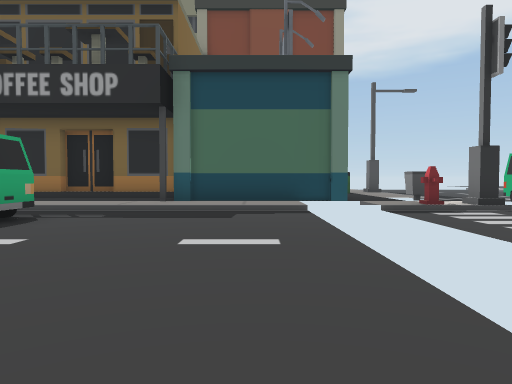
view 1 (above)

24 first-person views from a walk through a scene from a Unity 3-D project. The camera is 1.2 m above the floor, tilts 2° down and sees 70° across. The floor is counted in squares, 2 m on a side. Each view is taken from the middle of a square. On the plan, view 1 faces up. The plan holds only what a view shows up to about 10 squares ahead; the rest is blank. The place goes on beyond the plan.

view 2
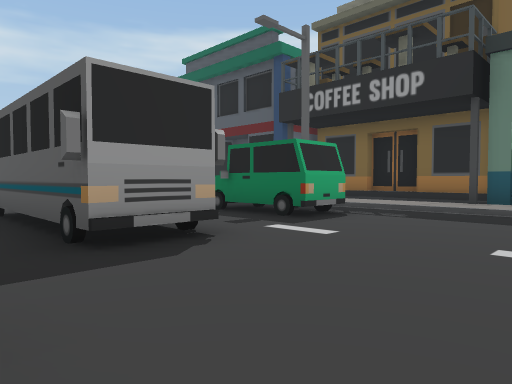

view 3
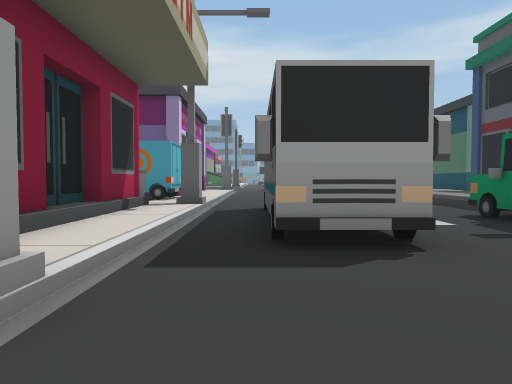

view 4
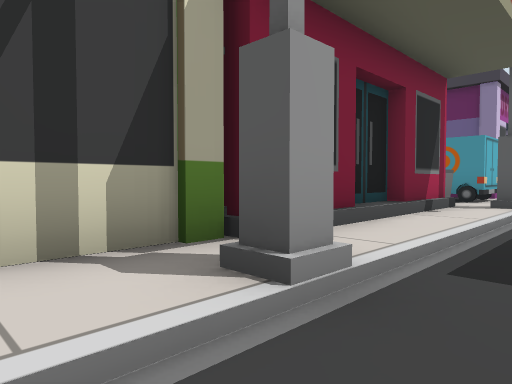

view 5
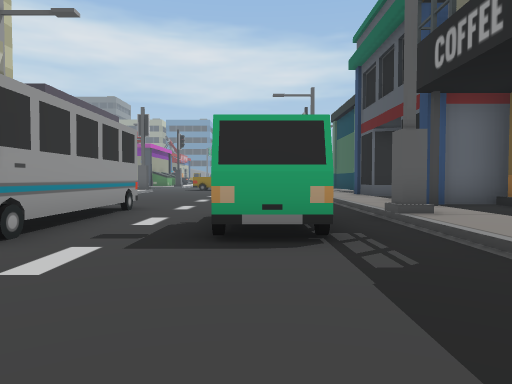

view 6
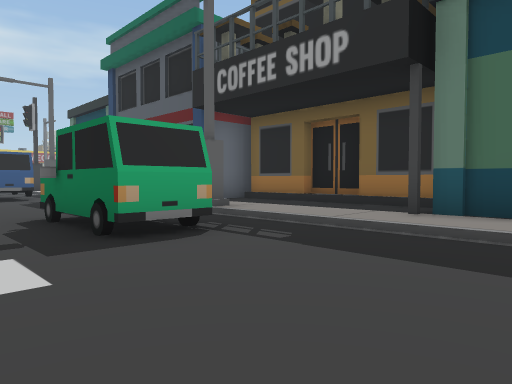

view 7
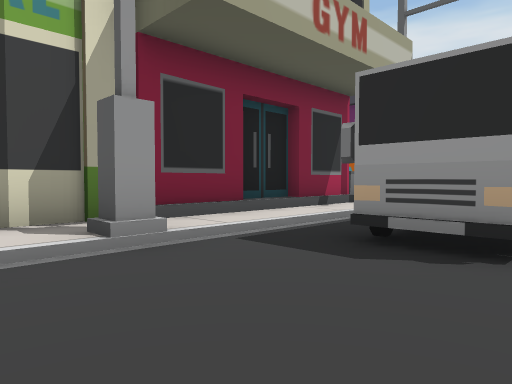

view 8
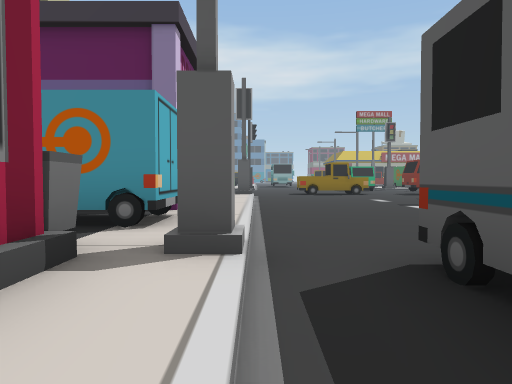

view 9
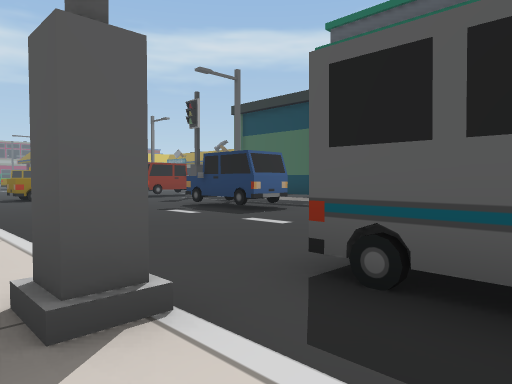

view 10
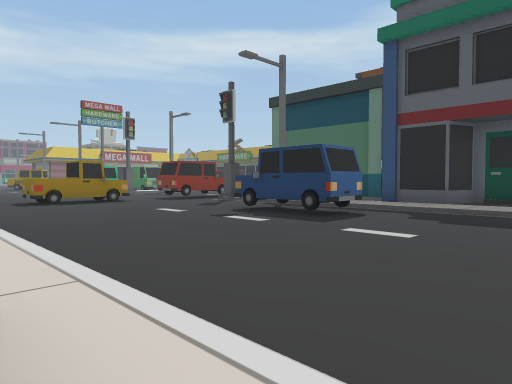

view 11
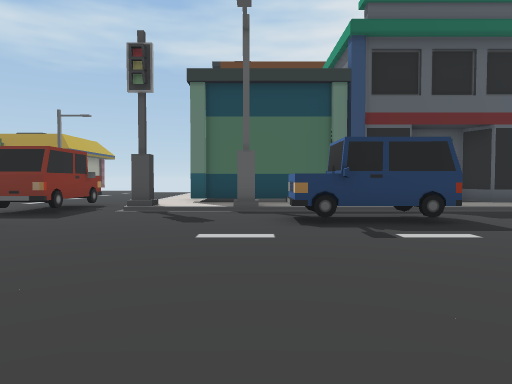

view 12
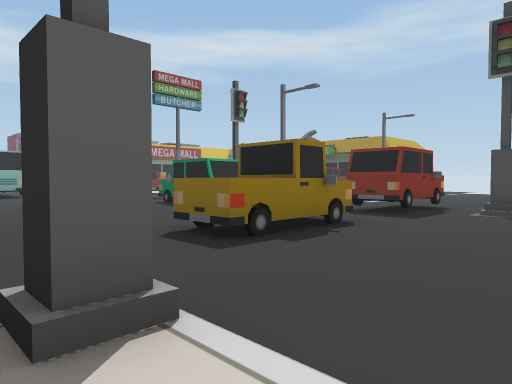

view 13
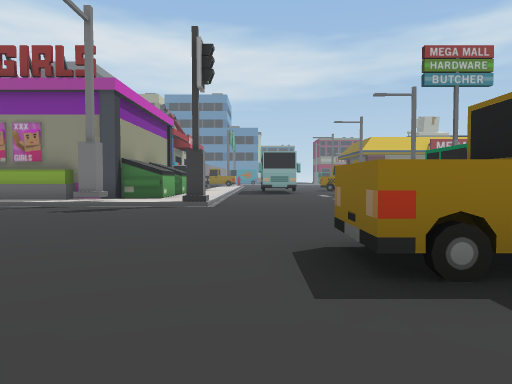

view 14
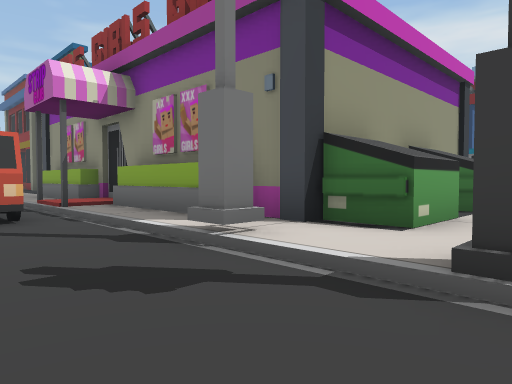

view 15
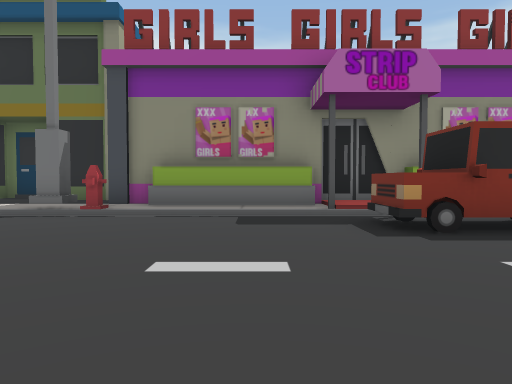

view 16
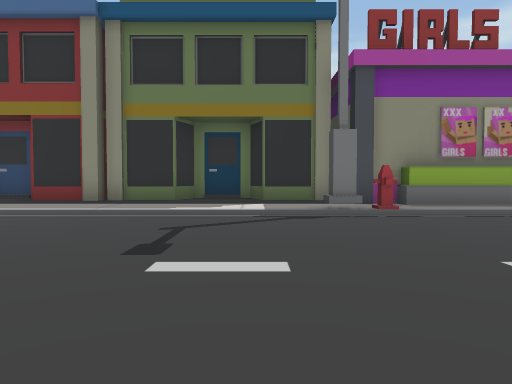

view 17
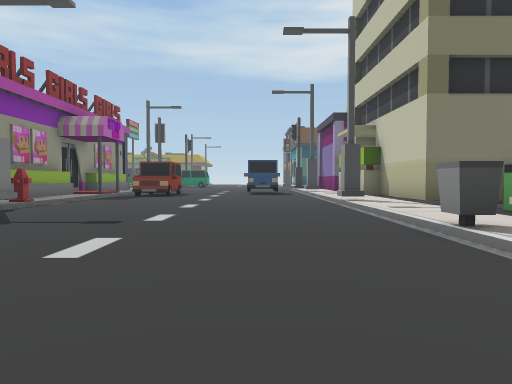

view 18
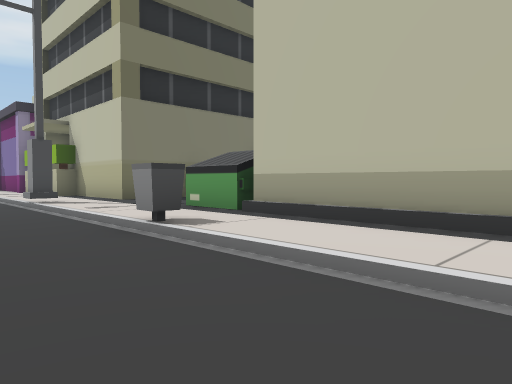

view 19
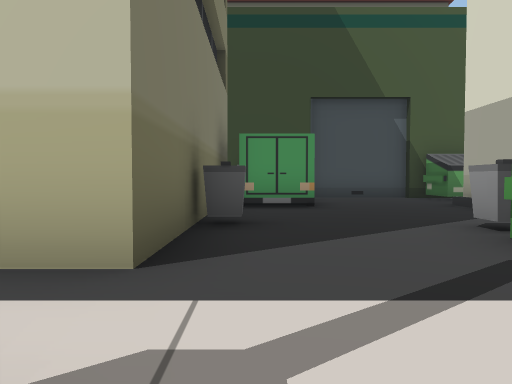

view 20
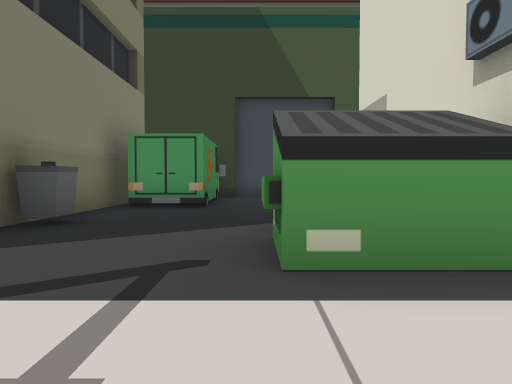

view 21
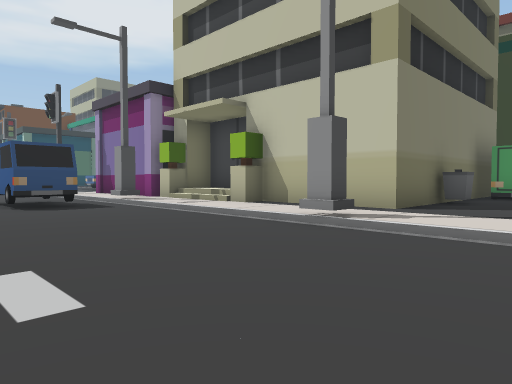

view 22
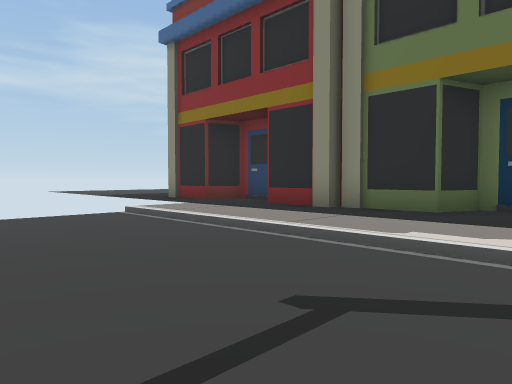

view 23
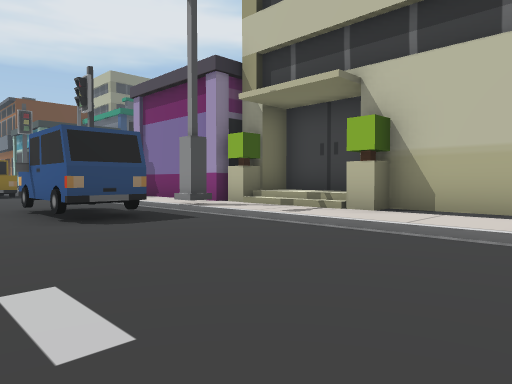

view 24
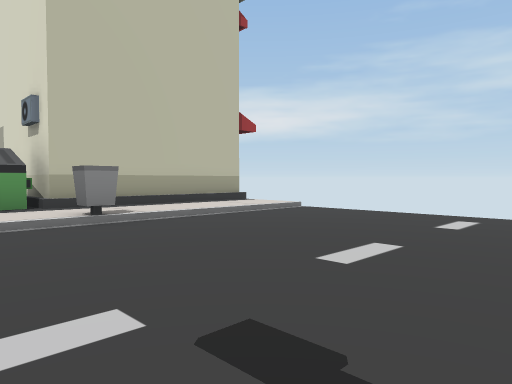

### Floor plan
Key: @ floor where view 1 was taken; # wall or solid block; . main floor; : floor 0.25 m higher than the main floor; / step, stairs or slope; ^ raised ledge; C car; B bus; T thing the floor can be seen under or through; U building; M dumpster; H hydrant.
Columns run from 30 left of view 1 to 1 right of it. Each row starts with its distance up from view 1.
 10                    ##########
  9          .../:######:##:::::####
  8          . C/:::::::::##::::/::
  7          .CC///#///////////////
  6       C   C.....C C.....C......
  5      CC   ......CCC.....CCC....
  4      ..   ^^...................
  3    .......##...................
  2    .......^^...........B####...
  1    ....................TTTTB...
  0    //#......#/////////#/////#/@
 -1   :::/....../:::   :##://////::
 -2 MMMM:/......         ##########
 -3    #:#....../:#
 -4    #U/.  .C /:#
 -5    #U/.  .C /:##
 -6    #U/C  .CC/:U#
 -7    #U/ C ...// #
 -8    #:/CC....// #
 -9    #U/....../:#
-10    #U/....../:#
-11    #U/....../:#
-12    #U/......#:######
-13   ##:H....../:::^::#
-14   #::/....../::::::####
-15  ##::/....../:MM::::::#
-16  #:::/....../:MM^:::::#
-17  ##::/......#:######::#
-18   #::/....../:#      M#
-19   #::/....../:#      M
-20  ##::/....../:#
-21  #:::/....../:#
-22  #::
-23  ##:

Positions as (right, up) in squares from view 1, and headings:
1: (0, 0), facing up
2: (0, 0), facing up-left
3: (0, 1), facing left
4: (0, 1), facing down-left
5: (0, 5), facing left
6: (0, 3), facing up-left
7: (0, 3), facing down-left
8: (-5, 0), facing left
9: (-6, -1), facing up-left
10: (-8, -1), facing up-left
11: (-15, -1), facing up
12: (-16, -1), facing up-left
13: (-17, 1), facing left
14: (-23, 0), facing down-left
15: (-19, -10), facing left
16: (-19, -15), facing left
17: (-20, -21), facing up
18: (-20, -21), facing up-right
19: (-18, -13), facing right
20: (-18, -15), facing right
21: (-22, -15), facing up-right
22: (-22, -15), facing down-left
23: (-22, -12), facing up-right
24: (-23, -15), facing down-right
